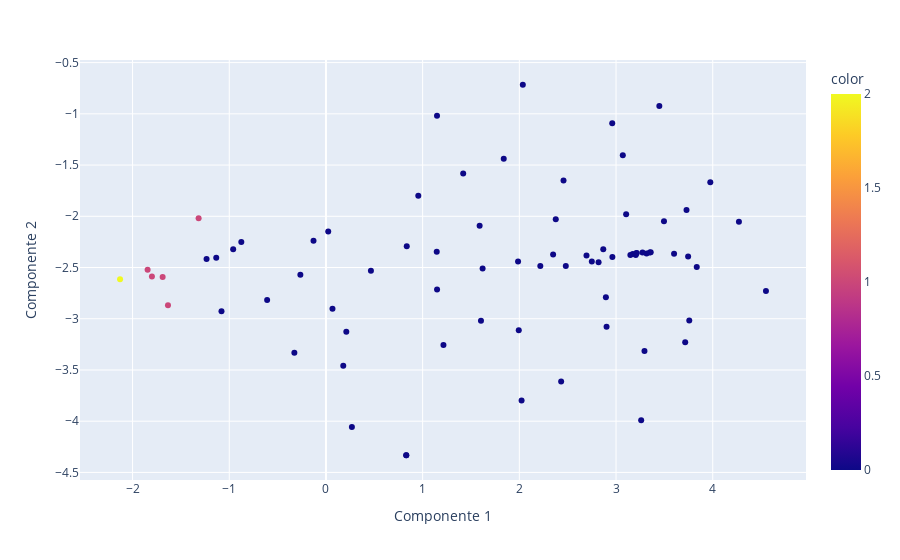

Write notebook code for a chart like this one.
### Code cell
fig = px.scatter(data_tsne, x='Componente 1', y='Componente 2', color = cluster_labels)
fig.show()

### Figure 1 — Plotly figure (JSON) as saved in the notebook; plotly's stock layout.template omitted (floating-point values rounded to 4 significant figures)
{"data": [{"hovertemplate": "Componente 1=%{x}<br>Componente 2=%{y}<br>color=%{marker.color}<extra></extra>", "legendgroup": "", "marker": {"color": [0, 0, 0, 0, 0, 0, 0, 1, 0, 0, 0, 0, 0, 0, 0, 0, 0, 2, 0, 1, 0, 0, 0, 1, 1, 0, 0, 0, 0, 0, 0, 0, 0, 0, 0, 0, 0, 0, 0, 0, 1, 0, 0, 0, 0, 0, 0, 0, 0, 0, 0, 0, 0, 0, 0, 0, 0, 0, 0, 0, 0, 0, 0, 0, 0, 0, 0, 0, 0, 0, 0, 0, 0, 0, 0, 0], "coloraxis": "coloraxis", "symbol": "circle"}, "mode": "markers", "name": "", "orientation": "v", "showlegend": false, "type": "scatter", "x": [0.2683, 1.146, 1.62, 3.358, 3.173, 3.26, -1.08, -1.845, 3.715, 3.07, 1.148, 1.987, 0.2104, -1.235, 0.8304, 0.465, 1.839, -2.129, 3.835, -1.8, 3.315, 1.215, 3.148, -1.634, -1.317, 1.419, 3.348, -0.8754, 1.994, 3.496, 2.75, -1.135, 1.149, 3.6, -0.3266, 0.9548, 3.104, 3.975, 2.819, 0.1789, -1.689, -0.6083, 2.036, 4.271, 2.349, -0.2647, 2.96, -0.1287, 3.448, 3.204, -0.9596, 2.432, 1.589, 3.746, 3.274, 2.902, 1.603, 0.02342, 2.217, 3.214, 0.8356, 2.457, 3.729, 3.208, 2.868, 2.962, 2.694, 2.48, 3.294, 0.06743, 2.895, 2.377, 4.55, 3.757, 2.023, 0.8304], "xaxis": "x", "y": [-4.056, -2.346, -2.51, -2.351, -2.369, -3.992, -2.926, -2.522, -3.23, -1.404, -1.019, -2.442, -3.127, -2.417, -4.332, -2.531, -1.439, -2.614, -2.496, -2.587, -2.364, -3.255, -2.378, -2.867, -2.019, -1.582, -2.353, -2.25, -3.112, -2.05, -2.442, -2.406, -2.714, -2.366, -3.332, -1.799, -1.981, -1.668, -2.448, -3.458, -2.593, -2.818, -0.7161, -2.052, -2.374, -2.571, -1.093, -2.239, -0.9224, -2.378, -2.323, -3.612, -2.093, -2.392, -2.354, -3.079, -3.019, -2.149, -2.486, -2.36, -2.292, -1.65, -1.937, -2.36, -2.323, -2.397, -2.383, -2.486, -3.315, -2.902, -2.79, -2.029, -2.729, -3.017, -3.798, -4.332], "yaxis": "y"}], "layout": {"coloraxis": {"colorbar": {"title": {"text": "color"}}, "colorscale": [[0, "#0d0887"], [0.1111, "#46039f"], [0.2222, "#7201a8"], [0.3333, "#9c179e"], [0.4444, "#bd3786"], [0.5556, "#d8576b"], [0.6667, "#ed7953"], [0.7778, "#fb9f3a"], [0.8889, "#fdca26"], [1, "#f0f921"]]}, "legend": {"tracegroupgap": 0}, "margin": {"t": 60}, "xaxis": {"anchor": "y", "domain": [0, 1], "title": {"text": "Componente 1"}}, "yaxis": {"anchor": "x", "domain": [0, 1], "title": {"text": "Componente 2"}}}}
